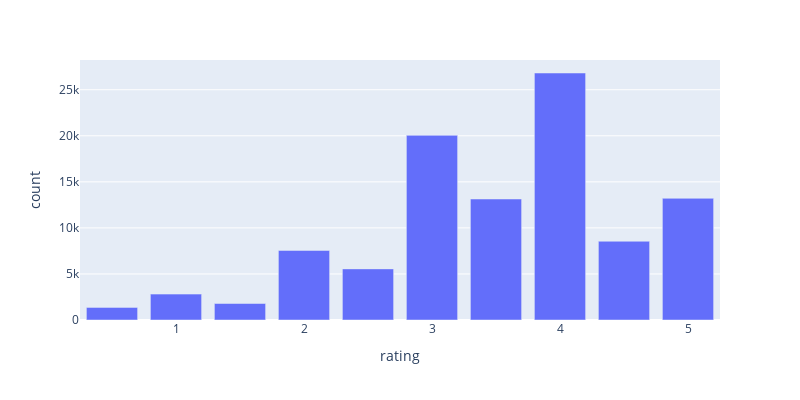

Here is the notebook cell this chart was saved with:
### Code cell
import plotly.express as px
fig = px.bar(data_frame=rating_counts, x='rating', y='count', width=800, height=400)
fig.show()

### Figure 1 — Plotly figure (JSON) as saved in the notebook; plotly's stock layout.template omitted (floating-point values rounded to 4 significant figures)
{"data": [{"alignmentgroup": "True", "hovertemplate": "rating=%{x}<br>count=%{y}<extra></extra>", "legendgroup": "", "marker": {"color": "#636efa", "pattern": {"shape": ""}}, "name": "", "offsetgroup": "", "orientation": "v", "showlegend": false, "textposition": "auto", "type": "bar", "x": [0.5, 1, 1.5, 2, 2.5, 3, 3.5, 4, 4.5, 5], "xaxis": "x", "y": [1370, 2811, 1791, 7551, 5550, 20047, 13136, 26818, 8551, 13211], "yaxis": "y"}], "layout": {"barmode": "relative", "height": 400, "legend": {"tracegroupgap": 0}, "margin": {"t": 60}, "width": 800, "xaxis": {"anchor": "y", "domain": [0, 1], "title": {"text": "rating"}}, "yaxis": {"anchor": "x", "domain": [0, 1], "title": {"text": "count"}}}}
